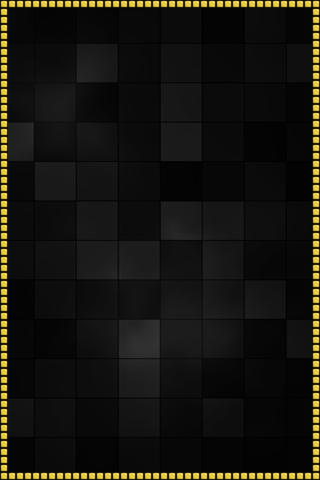

Tiled map render using the project's own tile images. Description and the map definition, with tile-layer contents summarised, below:
An orthogonal 40x60 tile map with 8x8 px tiles, 2 tile layers (Back, Front), 2 tilesets.

<map version="1.0" orientation="orthogonal" width="40" height="60" tilewidth="8" tileheight="8">
 <tileset firstgid="1" name="Borders" tilewidth="8" tileheight="8">
  <image source="cbox-borders_x8.png" trans="ff00ff" width="56" height="8" />
 </tileset>
 <tileset firstgid="8" name="BG" tilewidth="160" tileheight="160">
  <image source="bg.png" trans="ff00ff" width="320" height="480" />
 </tileset>
 <layer name="Back" width="40" height="60">
  <data>[2400 cells, 6 non-empty, 6 distinct tile ids]</data>
 </layer>
 <layer name="Front" width="40" height="60">
  <data>[2400 cells, 196 non-empty, 1 distinct tile ids]</data>
 </layer>
</map>
